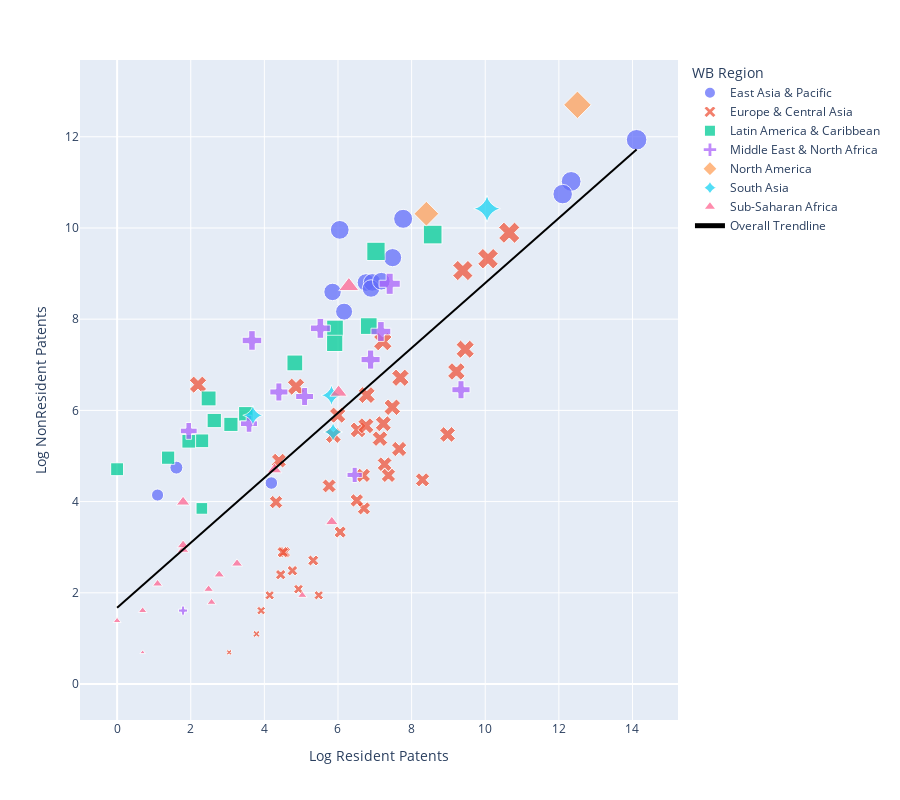

The notebook cell saved with this chart:
### Code cell
fig.show()

### Figure 1 — Plotly figure (JSON) as saved in the notebook; plotly's stock layout.template omitted (floating-point values rounded to 4 significant figures)
{"data": [{"customdata": [["THA"], ["NZL"], ["AUS"], ["MNG"], ["CHN"], ["VNM"], ["PHL"], ["MAC"], ["HKG"], ["JPN"], ["MYS"], ["IDN"], ["KOR"], ["BRN"], ["SGP"]], "hovertemplate": "<b>%{hovertext}</b><br><br>WB Region=East Asia & Pacific<br>Log Resident Patents=%{x}<br>Log NonResident Patents=%{marker.size}<br>iso3c=%{customdata[0]}<extra></extra>", "hovertext": ["Thailand", "New Zealand", "Australia", "Mongolia", "China", "Vietnam", "Philippines", "Macao SAR, China", "Hong Kong SAR, China", "Japan", "Malaysia", "Indonesia", "Korea, Rep.", "Brunei Darussalam", "Singapore"], "legendgroup": "East Asia & Pacific", "marker": {"color": "#636efa", "opacity": 0.75, "size": [8.804, 8.597, 10.2, 4.407, 11.93, 8.806, 8.165, 4.143, 9.959, 11.02, 8.672, 8.832, 10.74, 4.745, 9.349], "sizemode": "area", "sizeref": 0.05644, "symbol": "circle"}, "mode": "markers", "name": "East Asia & Pacific", "orientation": "v", "showlegend": true, "type": "scatter", "x": [6.76, 5.852, 7.77, 4.19, 14.11, 6.929, 6.165, 1.099, 6.047, 12.33, 6.897, 7.177, 12.1, 1.609, 7.483], "xaxis": "x", "y": [8.804, 8.597, 10.2, 4.407, 11.93, 8.806, 8.165, 4.143, 9.959, 11.02, 8.672, 8.832, 10.74, 4.745, 9.349], "yaxis": "y"}, {"customdata": [["GBR"], ["HUN"], ["RUS"], ["HRV"], ["GRC"], ["GEO"], ["IRL"], ["ISL"], ["KAZ"], ["ITA"], ["PRT"], ["KGZ"], ["POL"], ["LTU"], ["LUX"], ["LVA"], ["MDA"], ["NOR"], ["ROU"], ["FRA"], ["NLD"], ["SMR"], ["UKR"], ["TUR"], ["BGR"], ["CHE"], ["FIN"], ["UZB"], ["BEL"], ["AZE"], ["SWE"], ["CYP"], ["BLR"], ["BIH"], ["DEU"], ["DNK"], ["SVK"], ["AUT"], ["ARM"], ["SRB"], ["ESP"], ["EST"], ["CZE"]], "hovertemplate": "<b>%{hovertext}</b><br><br>WB Region=Europe & Central Asia<br>Log Resident Patents=%{x}<br>Log NonResident Patents=%{marker.size}<br>iso3c=%{customdata[0]}<extra></extra>", "hovertext": ["United Kingdom", "Hungary", "Russian Federation", "Croatia", "Greece", "Georgia", "Ireland", "Iceland", "Kazakhstan", "Italy", "Portugal", "Kyrgyz Republic", "Poland", "Lithuania", "Luxembourg", "Latvia", "Moldova", "Norway", "Romania", "France", "Netherlands", "San Marino", "Ukraine", "Turkiye", "Bulgaria", "Switzerland", "Finland", "Uzbekistan", "Belgium", "Azerbaijan", "Sweden", "Cyprus", "Belarus", "Bosnia and Herzegovina", "Germany", "Denmark", "Slovak Republic", "Austria", "Armenia", "Serbia", "Spain", "Estonia", "Czechia"], "legendgroup": "Europe & Central Asia", "marker": {"color": "#EF553B", "opacity": 0.75, "size": [9.066, 3.332, 9.326, 2.485, 5.894, 4.898, 3.989, 1.099, 4.575, 6.853, 5.572, 0, 4.477, 2.89, 6.521, 0, 2.398, 6.335, 3.85, 7.341, 6.715, 6.564, 7.508, 5.472, 1.946, 5.707, 4.575, 5.447, 5.663, 2.89, 6.068, 0, 4.344, 1.609, 9.896, 5.38, 2.708, 5.153, 1.946, 2.079, 4.82, 0.6931, 4.025], "sizemode": "area", "sizeref": 0.05644, "symbol": "x"}, "mode": "markers", "name": "Europe & Central Asia", "orientation": "v", "showlegend": true, "type": "scatter", "x": [9.392, 6.059, 10.08, 4.762, 5.991, 4.394, 4.317, 3.784, 6.688, 9.216, 6.544, 4.143, 8.297, 4.554, 4.86, 4.533, 4.443, 6.78, 6.706, 9.455, 7.695, 2.197, 7.216, 8.977, 5.476, 7.233, 7.37, 5.875, 6.759, 4.5, 7.475, 0.6931, 5.759, 3.912, 10.65, 7.14, 5.328, 7.661, 4.143, 4.927, 7.266, 3.045, 6.512], "xaxis": "x", "y": [9.066, 3.332, 9.326, 2.485, 5.894, 4.898, 3.989, 1.099, 4.575, 6.853, 5.572, 0, 4.477, 2.89, 6.521, 0, 2.398, 6.335, 3.85, 7.341, 6.715, 6.564, 7.508, 5.472, 1.946, 5.707, 4.575, 5.447, 5.663, 2.89, 6.068, 0, 4.344, 1.609, 9.896, 5.38, 2.708, 5.153, 1.946, 2.079, 4.82, 0.6931, 4.025], "yaxis": "y"}, {"customdata": [["PER"], ["PAN"], ["ARG"], ["MEX"], ["CHL"], ["TTO"], ["PRY"], ["COL"], ["CRI"], ["DOM"], ["ECU"], ["GTM"], ["SLV"], ["BRA"], ["JAM"]], "hovertemplate": "<b>%{hovertext}</b><br><br>WB Region=Latin America & Caribbean <br>Log Resident Patents=%{x}<br>Log NonResident Patents=%{marker.size}<br>iso3c=%{customdata[0]}<extra></extra>", "hovertext": ["Peru", "Panama", "Argentina", "Mexico", "Chile", "Trinidad and Tobago", "Paraguay", "Colombia", "Costa Rica", "Dominican Republic", "Ecuador", "Guatemala", "El Salvador", "Brazil", "Jamaica"], "legendgroup": "Latin America & Caribbean ", "marker": {"color": "#00cc96", "opacity": 0.75, "size": [7.041, 5.694, 7.849, 9.486, 7.797, 4.71, 5.778, 7.469, 6.261, 5.333, 5.924, 5.323, 4.963, 9.855, 3.85], "sizemode": "area", "sizeref": 0.05644, "symbol": "square"}, "mode": "markers", "name": "Latin America & Caribbean ", "orientation": "v", "showlegend": true, "type": "scatter", "x": [4.828, 3.091, 6.835, 7.032, 5.919, 0, 2.639, 5.911, 2.485, 2.303, 3.497, 1.946, 1.386, 8.572, 2.303], "xaxis": "x", "y": [7.041, 5.694, 7.849, 9.486, 7.797, 4.71, 5.778, 7.469, 6.261, 5.333, 5.924, 5.323, 4.963, 9.855, 3.85], "yaxis": "y"}, {"customdata": [["QAT"], ["SAU"], ["ARE"], ["BHR"], ["EGY"], ["MLT"], ["MAR"], ["JOR"], ["DZA"], ["ISR"], ["IRQ"], ["IRN"]], "hovertemplate": "<b>%{hovertext}</b><br><br>WB Region=Middle East & North Africa<br>Log Resident Patents=%{x}<br>Log NonResident Patents=%{marker.size}<br>iso3c=%{customdata[0]}<extra></extra>", "hovertext": ["Qatar", "Saudi Arabia", "United Arab Emirates", "Bahrain", "Egypt, Arab Rep.", "Malta", "Morocco", "Jordan", "Algeria", "Israel", "Iraq", "Iran, Islamic Rep."], "legendgroup": "Middle East & North Africa", "marker": {"color": "#ab63fa", "opacity": 0.75, "size": [6.404, 7.729, 7.533, 5.549, 7.114, 1.609, 7.799, 5.707, 6.304, 8.777, 4.585, 6.452], "sizemode": "area", "sizeref": 0.05644, "symbol": "cross"}, "mode": "markers", "name": "Middle East & North Africa", "orientation": "v", "showlegend": true, "type": "scatter", "x": [4.394, 7.165, 3.664, 1.946, 6.886, 1.792, 5.521, 3.584, 5.094, 7.404, 6.454, 9.341], "xaxis": "x", "y": [6.404, 7.729, 7.533, 5.549, 7.114, 1.609, 7.799, 5.707, 6.304, 8.777, 4.585, 6.452], "yaxis": "y"}, {"customdata": [["USA"], ["CAN"]], "hovertemplate": "<b>%{hovertext}</b><br><br>WB Region=North America<br>Log Resident Patents=%{x}<br>Log NonResident Patents=%{marker.size}<br>iso3c=%{customdata[0]}<extra></extra>", "hovertext": ["United States", "Canada"], "legendgroup": "North America", "marker": {"color": "#FFA15A", "opacity": 0.75, "size": [12.7, 10.31], "sizemode": "area", "sizeref": 0.05644, "symbol": "diamond"}, "mode": "markers", "name": "North America", "orientation": "v", "showlegend": true, "type": "scatter", "x": [12.5, 8.401], "xaxis": "x", "y": [12.7, 10.31], "yaxis": "y"}, {"customdata": [["PAK"], ["BGD"], ["LKA"], ["IND"]], "hovertemplate": "<b>%{hovertext}</b><br><br>WB Region=South Asia<br>Log Resident Patents=%{x}<br>Log NonResident Patents=%{marker.size}<br>iso3c=%{customdata[0]}<extra></extra>", "hovertext": ["Pakistan", "Bangladesh", "Sri Lanka", "India"], "legendgroup": "South Asia", "marker": {"color": "#19d3f3", "opacity": 0.75, "size": [6.332, 5.892, 5.525, 10.42], "sizemode": "area", "sizeref": 0.05644, "symbol": "star-diamond"}, "mode": "markers", "name": "South Asia", "orientation": "v", "showlegend": true, "type": "scatter", "x": [5.823, 3.689, 5.866, 10.05], "xaxis": "x", "y": [6.332, 5.892, 5.525, 10.42], "yaxis": "y"}, {"customdata": [["MUS"], ["UGA"], ["BDI"], ["BWA"], ["COD"], ["GHA"], ["CPV"], ["ETH"], ["NGA"], ["SDN"], ["ZAF"], ["KEN"], ["MDG"], ["MOZ"], ["SYC"], ["ZMB"]], "hovertemplate": "<b>%{hovertext}</b><br><br>WB Region=Sub-Saharan Africa <br>Log Resident Patents=%{x}<br>Log NonResident Patents=%{marker.size}<br>iso3c=%{customdata[0]}<extra></extra>", "hovertext": ["Mauritius", "Uganda", "Burundi", "Botswana", "Congo, Dem. Rep.", "Ghana", "Cabo Verde", "Ethiopia", "Nigeria", "Sudan", "South Africa", "Kenya", "Madagascar", "Mozambique", "Seychelles", "Zambia"], "legendgroup": "Sub-Saharan Africa ", "marker": {"color": "#FF6692", "opacity": 0.75, "size": [2.944, 1.792, 1.609, 0.6931, 4.7, 2.079, 1.386, 3.989, 6.394, 1.946, 8.724, 3.555, 3.045, 2.639, 2.197, 2.398], "sizemode": "area", "sizeref": 0.05644, "symbol": "triangle-up"}, "mode": "markers", "name": "Sub-Saharan Africa ", "orientation": "v", "showlegend": true, "type": "scatter", "x": [1.792, 2.565, 0.6931, 0.6931, 4.277, 2.485, 0, 1.792, 6.016, 5.03, 6.295, 5.832, 1.792, 3.258, 1.099, 2.773], "xaxis": "x", "y": [2.944, 1.792, 1.609, 0.6931, 4.7, 2.079, 1.386, 3.989, 6.394, 1.946, 8.724, 3.555, 3.045, 2.639, 2.197, 2.398], "yaxis": "y"}, {"hovertemplate": "<b>OLS trendline</b><br>ln_pat_nonres = 0.712065 * ln_pat_res + 1.67083<br>R<sup>2</sup>=0.495645<br><br>Log Resident Patents=%{x}<br>Log NonResident Patents=%{y} <b>(trend)</b><extra></extra>", "legendgroup": "Overall Trendline", "line": {"color": "black"}, "mode": "lines", "name": "Overall Trendline", "showlegend": true, "type": "scatter", "x": [0, 0, 0.6931, 0.6931, 0.6931, 1.099, 1.099, 1.386, 1.609, 1.792, 1.792, 1.792, 1.792, 1.946, 1.946, 2.197, 2.303, 2.303, 2.485, 2.485, 2.565, 2.639, 2.773, 3.045, 3.091, 3.258, 3.497, 3.584, 3.664, 3.689, 3.784, 3.912, 4.143, 4.143, 4.19, 4.277, 4.317, 4.394, 4.394, 4.443, 4.5, 4.533, 4.554, 4.762, 4.828, 4.86, 4.927, 5.03, 5.094, 5.328, 5.476, 5.521, 5.759, 5.823, 5.832, 5.852, 5.866, 5.875, 5.911, 5.919, 5.991, 6.016, 6.047, 6.059, 6.165, 6.295, 6.454, 6.512, 6.544, 6.688, 6.706, 6.759, 6.76, 6.78, 6.835, 6.886, 6.897, 6.929, 7.032, 7.14, 7.165, 7.177, 7.216, 7.233, 7.266, 7.37, 7.404, 7.475, 7.483, 7.661, 7.695, 7.77, 8.297, 8.401, 8.572, 8.977, 9.216, 9.341, 9.392, 9.455, 10.05, 10.08, 10.65, 12.1, 12.33, 12.5, 14.11], "xaxis": "x", "y": [1.671, 1.671, 2.164, 2.164, 2.164, 2.453, 2.453, 2.658, 2.817, 2.947, 2.947, 2.947, 2.947, 3.056, 3.056, 3.235, 3.31, 3.31, 3.44, 3.44, 3.497, 3.55, 3.645, 3.839, 3.872, 3.991, 4.161, 4.223, 4.28, 4.298, 4.365, 4.456, 4.621, 4.621, 4.654, 4.716, 4.745, 4.8, 4.8, 4.834, 4.875, 4.898, 4.913, 5.062, 5.109, 5.131, 5.179, 5.253, 5.298, 5.465, 5.57, 5.602, 5.772, 5.817, 5.824, 5.838, 5.848, 5.854, 5.88, 5.885, 5.937, 5.955, 5.977, 5.985, 6.061, 6.153, 6.266, 6.308, 6.331, 6.433, 6.446, 6.484, 6.485, 6.499, 6.538, 6.574, 6.582, 6.604, 6.678, 6.755, 6.773, 6.781, 6.809, 6.821, 6.845, 6.919, 6.943, 6.994, 6.999, 7.126, 7.15, 7.203, 7.579, 7.653, 7.774, 8.063, 8.234, 8.322, 8.358, 8.403, 8.827, 8.845, 9.255, 10.29, 10.45, 10.57, 11.72], "yaxis": "y"}], "layout": {"height": 800, "legend": {"itemsizing": "constant", "title": {"text": "WB Region"}, "tracegroupgap": 0}, "margin": {"t": 60}, "xaxis": {"anchor": "y", "domain": [0, 1], "title": {"text": "Log Resident Patents"}}, "yaxis": {"anchor": "x", "domain": [0, 1], "title": {"text": "Log NonResident Patents"}}}}
